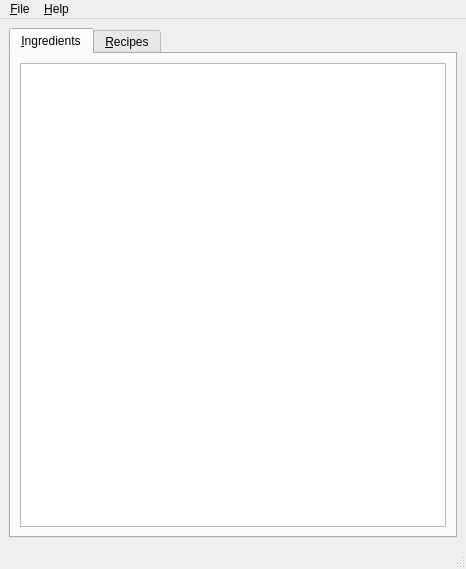
<ui version="4.0" >
 <class>MainWindow</class>
 <widget class="QMainWindow" name="MainWindow" >
  <property name="geometry" >
   <rect>
    <x>0</x>
    <y>0</y>
    <width>466</width>
    <height>569</height>
   </rect>
  </property>
  <property name="windowTitle" >
   <string>AlkyBundle</string>
  </property>
  <widget class="QWidget" name="centralwidget" >
   <layout class="QVBoxLayout" name="verticalLayout" >
    <item>
     <widget class="QTabWidget" name="tabWidget" >
      <property name="currentIndex" >
       <number>0</number>
      </property>
      <widget class="QWidget" name="tab" >
       <attribute name="title" >
        <string>&amp;Ingredients</string>
       </attribute>
       <layout class="QVBoxLayout" name="verticalLayout_2" >
        <item>
         <widget class="QListView" name="listIngredient" />
        </item>
       </layout>
      </widget>
      <widget class="QWidget" name="tab_2" >
       <attribute name="title" >
        <string>&amp;Recipes</string>
       </attribute>
       <layout class="QVBoxLayout" name="verticalLayout_3" >
        <item>
         <widget class="QListView" name="listRecipe" />
        </item>
       </layout>
      </widget>
     </widget>
    </item>
   </layout>
  </widget>
  <widget class="QMenuBar" name="menubar" >
   <property name="geometry" >
    <rect>
     <x>0</x>
     <y>0</y>
     <width>466</width>
     <height>26</height>
    </rect>
   </property>
   <widget class="QMenu" name="menuFile" >
    <property name="title" >
     <string>&amp;File</string>
    </property>
    <addaction name="actionQuit" />
   </widget>
   <widget class="QMenu" name="menuHelp" >
    <property name="title" >
     <string>&amp;Help</string>
    </property>
    <addaction name="actionAbout" />
   </widget>
   <addaction name="menuFile" />
   <addaction name="menuHelp" />
  </widget>
  <widget class="QStatusBar" name="statusbar" />
  <action name="actionAbout" >
   <property name="text" >
    <string>&amp;About...</string>
   </property>
  </action>
  <action name="actionQuit" >
   <property name="text" >
    <string>&amp;Quit</string>
   </property>
  </action>
 </widget>
 <resources/>
 <connections>
  <connection>
   <sender>actionQuit</sender>
   <signal>activated()</signal>
   <receiver>MainWindow</receiver>
   <slot>close()</slot>
   <hints>
    <hint type="sourcelabel" >
     <x>-1</x>
     <y>-1</y>
    </hint>
    <hint type="destinationlabel" >
     <x>233</x>
     <y>283</y>
    </hint>
   </hints>
  </connection>
 </connections>
</ui>
